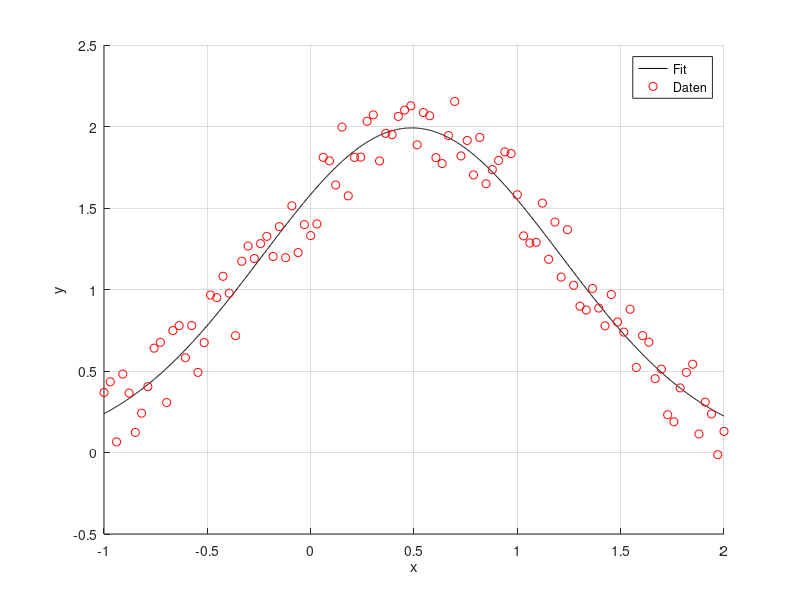

MATLAB code for this plot:
function E_Regression_Matlab_L()

clear all
close all

P = load('GlockeR.dat');
c0 = [0 0 1]; % Startwerte

% Zielfunktion: Summe der Quadrate der Residuen
resfun = @(c) sum((P(:,2) - AnsatzFunktion(P(:,1),c)).^2);

% Finde die besten Parameter mit fminsearch
c = fminsearch(resfun, c0);

%%
I = [P(1,1), P(end,1)];
xx = linspace(I(1), I(2), 1000);

grid on
hold on
plot(xx, AnsatzFunktion(xx, c), 'k-');
plot(P(:,1), P(:,2), 'ro');
legend('Fit','Daten')
xlabel('x')
ylabel('y')
uiwait(gcf);
end

%%
function y = AnsatzFunktion(x, c)
    y = c(1) * exp(-(x - c(2)).^2 / c(3));
end
